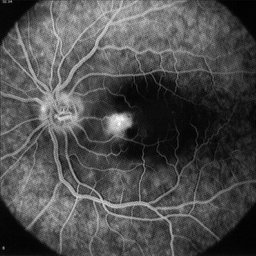
#> input picture figures/retina.tif, 256 x 256 px
$ jupyter execute 07_Filtering_spacial.ipynb   (shell and % lines are left out)
#> lines starting #> are read from the running program, lines starting #| are printed output that depends on the picture
### master/function/conv.py
#!/usr/bin/env python
# coding: utf-8

# # Function conv
#
# ## Synopse
#
# 2D or 3D linear discrete convolution.
#
# - **g = conv(f, h)**
#
#   - **g**: Image, dtype = float64
#
#   - **f**: Image. input image.
#   - **h**: Image. PSF (point spread function), or kernel. The origin is at the array origin.

# In[1]:


import numpy as np

def conv(f, h):
    f, h = np.asarray(f), np.asarray(h,float)
    if len(f.shape) == 1: f = f[np.newaxis,:]
    if len(h.shape) == 1: h = h[np.newaxis,:]
    if f.size < h.size:
        f, h = h, f
    g = np.zeros(np.array(f.shape) + np.array(h.shape) - 1)
    if f.ndim == 2:
        H,W = f.shape
        for (r,c) in np.transpose(np.nonzero(h)):
            g[r:r+H, c:c+W] += f * h[r,c]

    if f.ndim == 3:
        D,H,W = f.shape
        for (d,r,c) in np.transpose(np.nonzero(h)):
            g[d:d+D, r:r+H, c:c+W] += f * h[d,r,c]

    return g


# ## Description
#
# Perform a 2D or 3D discrete linear convolution.
# The resultant image dimensions are the sum of the input image dimensions minus 1 in each dimension.

# ## Examples

# In[1]:


testing = (__name__ == "__main__")
if testing:
    get_ipython().system(' jupyter nbconvert --to python conv.ipynb')
    import numpy as np
    import sys,os


# ### Example 1

# In[2]:


if testing:
    f = np.zeros((5,5))
    f[2,2] = 1
    print('f:\n', f)
    h = np.array([[1,2,3],
                  [4,5,6]])
    print('h=\n',h)
    a1 = ia.conv(f,h)
    print('a1.dtype',a1.dtype)
    print('a1=f*h:\n',a1)
    a2 = ia.conv(h,f)
    print('a2=h*f:\n',a2)


# ### Example 2

# In[3]:


if testing:
    f = np.array([[1,0,0,0],
                  [0,0,0,0]])
    print(f)
    h = np.array([1,2,3])
    print(h)
    a = ia.conv(f,h)
    print(a)


# ### Example 3

# In[4]:


if testing:
    f = np.array([[1,0,0,0,0,0],
                  [0,0,0,0,0,0]])
    print(f)
    h = np.array([1,2,3,4])
    print(h)
    a = conv(f,h)
    print(a)


# ### Example 4

# In[5]:


if testing:
    get_ipython().run_line_magic('matplotlib', 'inline')
    import matplotlib.pyplot as plt
    import matplotlib.image as mpimg

    f = mpimg.imread('../data/cameraman.tif')
    h = np.array([[ 1, 2, 1],
                  [ 0, 0, 0],
                  [-1,-2,-1]])
    g = conv(f,h)
    gn = normalize(g, [0,255])
    ia.adshow(f,title='input')
    ia.adshow(gn,title='filtered')


# ## Limitations
#
# Both image and kernel are internally converted to double.

# ## Equation
#
# $$ \begin{matrix}
#     (f \ast h)(r,c) &=&  \sum_{i=0}^{H-1} \sum_{j=0}^{W-1} f_{e}(i,j) h_{e}(r-i, c-j) \\
#     f_{e}(r,c) &=& \left\{ \begin{array}{llcl} f(r,c), & 0 \leq r \leq H_{f}-1 & and & 0 \leq r \leq W_f-1  \\
#                                                          0, & H_f \leq r \leq H-1 & or & W_f \leq c \leq W-1 \end{array}\right.\\
#     h_{e}(r,c) &=& \left\{ \begin{array}{llcl} f(r,c), & 0 \leq r \leq H_{h}-1 & and & 0 \leq r \leq W_h-1  \\
#                                                          0, & H_h \leq r \leq H-1 & or & W_h \leq c \leq W-1 \end{array}\right.\\
#     H & \geq & H_f + H_h - 1 \\
#     W & \geq & W_f + W_h - 1
#     \end{matrix} $$
#

# ## See Also
#
# - [pconv.ipynb](pconv.ipynb)  - 2D Periodic convolution (kernel origin at array origin).

# In[6]:


if testing:
    print('testing conv')
    print(repr(ia.conv(np.array([[1,0,1,0],[0,0,0,0]]), np.array([1,2,3]))) == repr(np.array(
          [[1., 2., 4., 2., 3., 0.],
           [0., 0., 0., 0., 0., 0.]])))


# In[ ]:

### master/function/gaussian.py

# coding: utf-8

# # Function iagaussian

# ## Synopse

# Generate a d-dimensional Gaussian image.
#
# - **g = gaussian(s, mu, cov)**
#
#   - **g**: Image.
#
#
#   - **s**: Image shape. (rows columns)
#   - **mu**: Image. Mean vector. n-D point. Point of maximum value.
#   - **cov**: Covariance matrix (symmetric and square).

# In[3]:

import numpy as np

def gaussian(s, mu, cov):
    d = len(s)  # dimension
    n = np.prod(s) # n. of samples (pixels)
    x = np.indices(s).reshape( (d, n))
    xc = x - mu
    k = 1. * xc * np.dot(np.linalg.inv(cov), xc)
    k = np.sum(k,axis=0) #the sum is only applied to the rows
    g = (1./((2 * np.pi)**(d/2.) * np.sqrt(np.linalg.det(cov)))) * np.exp(-1./2 * k)
    return g.reshape(s)


# ## Description

# A n-dimensional Gaussian image is an image with a Gaussian distribution. It can be used to generate
# test patterns or Gaussian filters both for spatial and frequency domain. The integral of the gaussian function is 1.0.

# ## Examples

# In[1]:

testing = (__name__ == "__main__")
if testing:
    get_ipython().system(' jupyter nbconvert --to python gaussian.ipynb')
    import numpy as np
    import sys,os
    ea979path = os.path.abspath('../../')
    if ea979path not in sys.path:
        sys.path.append(ea979path)
    import ea979.src as ia

    get_ipython().magic('matplotlib inline')
    import matplotlib.pyplot as plt


# ### Example 1 - Numeric 2-dimensional

# In[2]:

if testing:
    f = ia.gaussian((8, 4), np.transpose([[3, 1]]), [[1, 0], [0, 1]])
    print('f=\n', np.array2string(f, precision=4, suppress_small=1))
    g = ia.normalize(f, [0, 255]).astype(np.uint8)
    print('g=\n', g)


# ## Example 2 - one dimensional signal

# In[3]:

# note that for 1-D case, the tuple has extra ,
# and the covariance matrix must be 2-D
if testing:
    f = ia.gaussian( (100,), 50, [[10*10]])
    g = ia.normalize(f, [0,1])
    plt.plot(g)
    plt.show()


# ### Example 3 - two-dimensional image

# In[4]:

if testing:
    f = ia.gaussian((150,250), np.transpose([[75,100]]), [[40*40,0],[0,30*30]])
    g = ia.normalize(f, [0,255]).astype(np.uint8)
    ia.adshow(g)


# ## Example 4 - Numeric 3-dimensional

# In[6]:

if testing:
    f = ia.gaussian((3,4,5), np.transpose([[1,2,3]]), [[1,0,0],[0,4,0],[0,0,9]])
    print('f=\n', np.array2string(f, precision=4, suppress_small=1))
    g = ia.normalize(f, [0,255]).astype(np.uint8)
    print('g=\n', g)


# ## Equation

# $$    f(x) = \frac{1}{\sqrt{2 \pi} \sigma} exp\left[ -\frac{1}{2} \left( \frac{x - \mu}{\sigma} \right)^2 \right]
# $$
#
# $$ f({\bf x}) = \frac{1}{(2 \pi)^{d/2}|\Sigma|^{1/2}} exp\left[ -\frac{1}{2}\left({\bf x} - \mu \right)^t\Sigma^{-1}\left({\bf x} - \mu \right)\right]
# $$

### tutorials/07_Filtering_spacial.ipynb
# Filtering in the spatial domain

Discrete convolution is a tool to build any linear or displacement filter. The convolution equation, g(x), of the sequence f(x) with the convolution kernel h(x) is:

[cell 1]
from IPython.display import Image
from IPython.display import display
display(Image(url='../figures/convrect.gif'))

## Smoothing filter

Smoothing filters are those that remove image sharpness by averaging, arithmetic or weighted, the kernel window. The most common smoothing weighted filter is the Gaussian. Smoothing filters are widely used to eliminate noise from an image.
Average Filter

### Average filter

The average filter consists of a square mask with equal weights. The weights are divided by the number of elements in the mask, so as not to change the intensity of the image. To perform the filtering operation, after creating the mask, we use the toolbox's iaconv function, which scans the image through the filter.

[cell 2]
import matplotlib.pyplot as plt
import matplotlib.image as mpimg

import numpy as np
import sys,os

sys.path.append( '../master' )
from function import conv
from function import gaussian

f = mpimg.imread('../figures/retina.tif')
#> f is the input picture: shape (256, 256); min 0, max 255, mean 76.7
s = 3
k = np.ones((s,s))/(s*s)
print('kernel=\n',k)

fconv = conv.conv(f,k)
#> in conv, `f, h = np.asarray(f), np.asarray(h,float)`: h = [[0.111, 0.111, 0.111], [0.111, 0.111, 0.111], [0.111, 0.111, 0.111]]
#> the loop in conv, `for (r,c) in np.transpose(np.nonzero(h)):` made 9 passes
#> (r, c) on passes 1 to 9: (0, 0), (0, 1), (0, 2), (1, 0), (1, 1), (1, 2), (2, 0), (2, 1), (2, 2)
#> after the loop in conv, `for (r,c) in np.transpose(np.nonzero(h)):`:
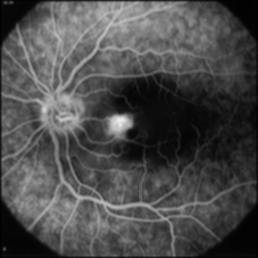
#> g: shape (258, 258) float64; min 0.667, max 238.1, mean 75.5
plt.imshow(f, cmap='gray')
#> (this line was passed over: IPython is not available in this run)

### Gaussian Filter

Like the average filter, the Gaussian filter is composed of a square mask, where the elements are weights of a two-dimensional Gaussian. So that the Gaussian filter does not change the intensity of the image, the Gaussian mask is divided by the sum of all elements of the mask.

[cell 3]
g1 = gaussian.gaussian((3,3), np.transpose([[1,1]]), [[2,0],[0,2]])
g1 = g1/g1.sum() # normalização
print('g1=', g1.round(3))
G = conv.conv(f,g1)
#> the loop in conv (call 2), `for (r,c) in np.transpose(np.nonzero(h)):` made 9 passes
plt.imshow(f,cmap='gray')
#> (this line was passed over: IPython is not available in this run)
plt.imshow(G,cmap='gray')
#> (this line was passed over: IPython is not available in this run)
fgauss = G[1:-1,1:-1] # tratamento de borda
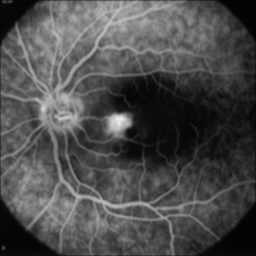
#> fgauss: shape (256, 256) float64; min 1.36, max 238.1, mean 76.5

$ run again, with figures/astablet.tif copied over figures/retina.tif
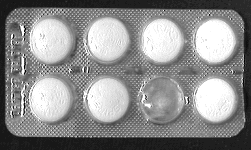
#> input picture figures/astablet.tif, 251 x 150 px
#> f is the input picture: shape (150, 251); min 0, max 255, mean 140
#> h = [[0.111, 0.111, 0.111], [0.111, 0.111, 0.111], [0.111, 0.111, 0.111]]
#> the loop in conv, `for (r,c) in np.transpose(np.nonzero(h)):` made 9 passes
#> (r, c) on passes 1 to 8: (0, 0), (0, 1), (0, 2), (1, 0), (1, 1), (1, 2), (2, 0), (2, 1)
#> after the loop in conv, `for (r,c) in np.transpose(np.nonzero(h)):`:
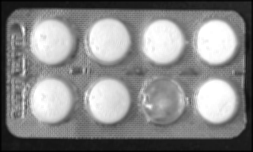
#> g: shape (152, 253) float64; min 2.67, max 255, mean 137.1; drawn with min black and max white
#> the loop in conv (call 2), `for (r,c) in np.transpose(np.nonzero(h)):` made 9 passes
#> `fgauss = G[1:-1,1:-1]`:
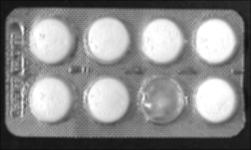
#> fgauss: shape (150, 251) float64; min 11.61, max 255, mean 139.8
